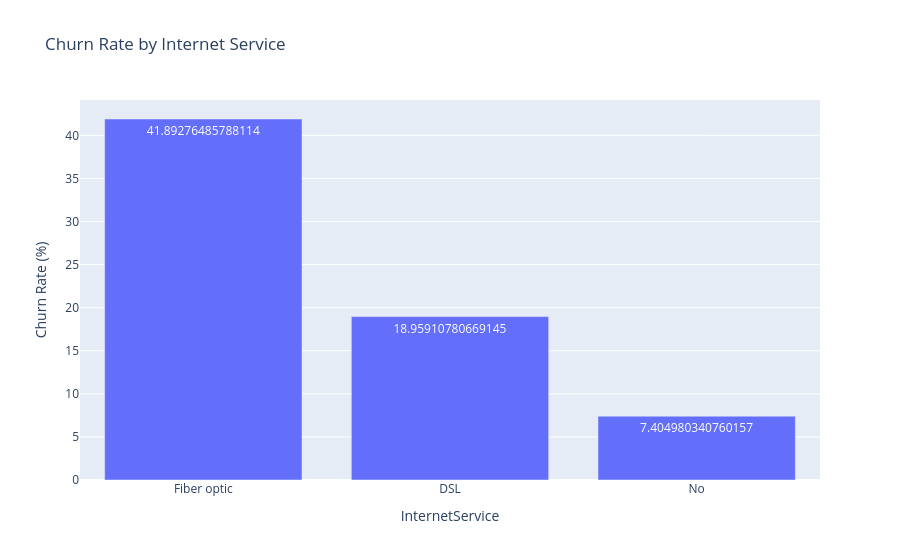

Here is the notebook cell this chart was saved with:
### Code cell
fig = px.bar(
    internet_churn.reset_index(),
    x="InternetService",
    y="Churn",
    title="Churn Rate by Internet Service",
    labels={"Churn": "Churn Rate (%)"},
    text="Churn"
)

plt.savefig(
    os.path.join(reports_folder, "06_internet_service_vs_churn.png"),
    dpi=300,
    bbox_inches="tight"
)
fig.show()

### Figure 1 — Plotly figure (JSON) as saved in the notebook; plotly's stock layout.template omitted (floating-point values rounded to 4 significant figures)
{"data": [{"hovertemplate": "InternetService=%{x}<br>Churn Rate (%)=%{text}<extra></extra>", "legendgroup": "", "marker": {"color": "#636efa", "pattern": {"shape": ""}}, "name": "", "orientation": "v", "showlegend": false, "text": [41.89, 18.96, 7.405], "textposition": "auto", "type": "bar", "x": ["Fiber optic", "DSL", "No"], "xaxis": "x", "y": [41.89, 18.96, 7.405], "yaxis": "y"}], "layout": {"barmode": "relative", "legend": {"tracegroupgap": 0}, "title": {"text": "Churn Rate by Internet Service"}, "xaxis": {"anchor": "y", "domain": [0, 1], "title": {"text": "InternetService"}}, "yaxis": {"anchor": "x", "domain": [0, 1], "title": {"text": "Churn Rate (%)"}}}}
